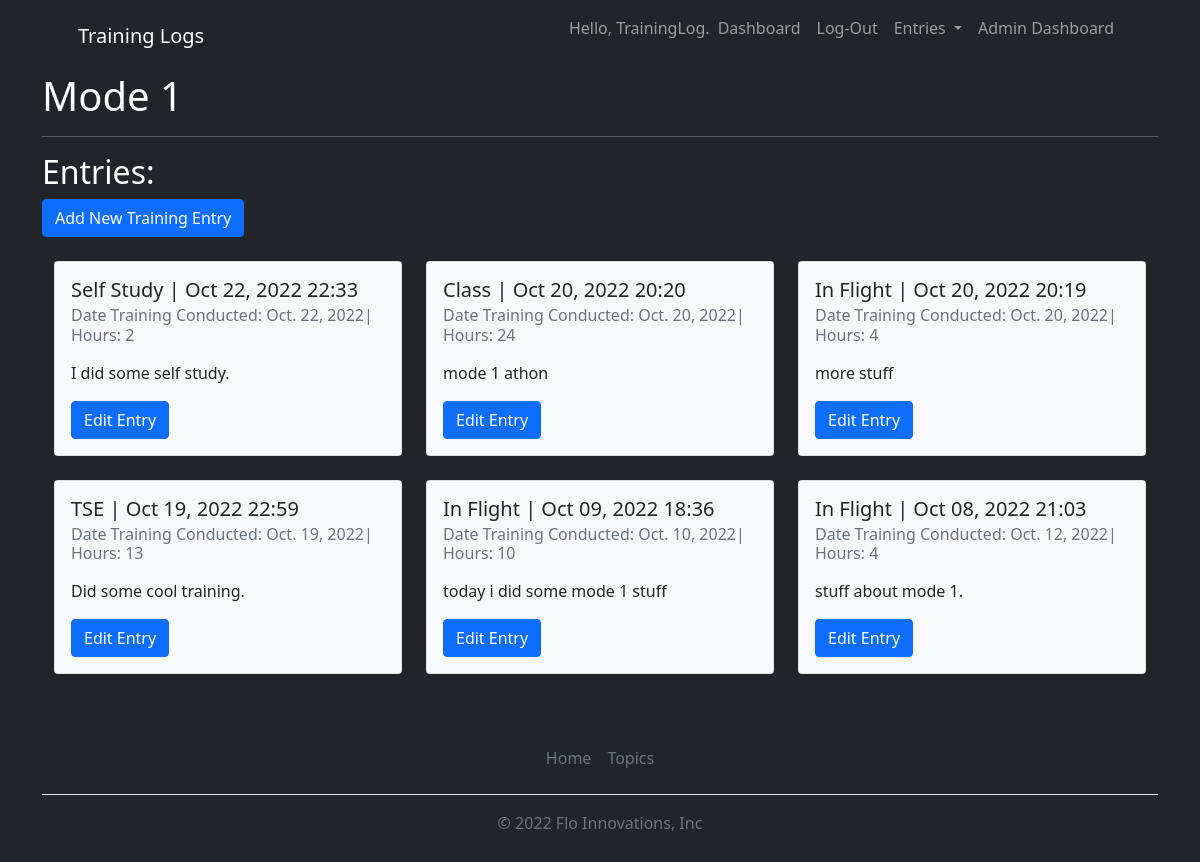
/topics/1 (signed in), run on the app's committed database.
### training_logs/models.py (models this page shows, shortened)
class Topic(models.Model):
    text = models.CharField(max_length=200)
    data_added = models.DateTimeField(auto_now_add = True)
    owner = models.ForeignKey(User, on_delete=models.CASCADE)
    def __str__(self):
        return self.text

class Entry(models.Model):
    topic = models.ForeignKey(Topic, on_delete=models.CASCADE)
    method_of_training = models.CharField(max_length=200)
    hours = models.IntegerField()
    date_training_conducted = models.DateField()
    text = models.TextField()
    date_added = models.DateTimeField(auto_now_add=True)
    class Meta:
        verbose_name_plural = 'entries'

### training_logs/views.py (the view)
# urls.py: path('topics/<int:topic_id>', views.topic, name='topic'),
@login_required
def topic(request, topic_id):
    topic = Topic.objects.get(id=topic_id)
    if topic.owner != request.user:
        raise Http404
    entries = topic.entry_set.order_by('-date_added')
    context = {'topic':topic, 'entries':entries}
    return render(request, 'training_logs/topic.html', context)

### training_logs/templates/training_logs/topic.html (shortened to what this page needs)
{% extends "training_logs/base.html" %}
{% block page_header %}<h1>{{ topic }}<hr/></h1>{% endblock page_header %}
{% block content %}
<h2>Entries:</h2>
<a class="btn btn-primary" href="{% url 'training_logs:new_entry' topic.id %}" role="button">Add New Training Entry</a>
<div class="container">
    <div class="row">
        {% for entry in entries %}
        <div class="col-md-4">
            <div class="card mb-4">
                <div class="card-body bg-light text-dark">
                    <h5 class="card-title">{{ entry.method_of_training }} | {{ entry.date_added|date:'M d, Y H:i ' }}</h5>
                    <h6 class="card-subtitle mb-2 text-muted">Date Training Conducted:
                        {{entry.date_training_conducted}}| Hours: {{ entry.hours }} </h6>
                    <p class="card-text">{{ entry.text| linebreaks }}</p>
                    <a class="btn btn-primary" href="{% url 'training_logs:edit_entry' entry.id %}" role="button">Edit Entry</a>
                </div>
            </div>
        </div>
        {% endfor %}
    </div>
</div>
{% endblock content %}

### training_logs/templates/training_logs/base.html (shortened to what this page needs)
{% load static %}
<!DOCTYPE html>
<html lang="en">
<head>
    <link href="https://cdn.jsdelivr.net/npm/bootstrap-icons@1.5.0/font/bootstrap-icons.css" rel="stylesheet" />
    <link href="{% static 'css/styles.css' %}" rel="stylesheet" />
</head>
<body class="d-flex flex-column h-50 bg-dark text-white">
    <main class="flex-shrink-0">
        <nav class="navbar navbar-expand-lg navbar-dark bg-dark">
            <div class="container px-5">
                <a class="navbar-brand" href="{% url 'training_logs:index' %}">Training Logs</a>
                <div class="collapse navbar-collapse" id="navbarSupportedContent">
                    <ul class="navbar-nav ms-auto mb-2 mb-lg-0">
                        {% if user.is_authenticated %}
                        <li class="nav-item">
                            <p class="navbar-text">Hello, {{ user.first_name }}.</p>
                        </li>
                        <li class="nav-item">
                            <a class="nav-link" href="{% url 'users:dashboard' %}">Dashboard</a>
                        </li>
                        <li class="nav-item">
                            <a class="nav-link" href="{% url 'users:logout' %}">Log-Out</a>
                        </li>
                        <li class="nav-item dropdown">
                            <a class="nav-link dropdown-toggle" href="#" role="button" data-bs-toggle="dropdown"
                                aria-expanded="false">
                                Entries
                            </a>
                        </li>
                        {% if user.is_superuser %}
                        <li class="nav-item">
                            <a class="nav-link" href="{% url 'users:admin_dashboard' %}">Admin Dashboard</a>
                        </li>
                        {% endif %}
                        {% endif %}
                    </ul>
                </div>
            </div>
        </nav>
        <body>
            <main role="main" class="container">
                {% block page_header %}{% endblock page_header %}
                <div>
                    {% block content %}
                    {% endblock content %}
                </div>
            </main>
        </body>
        <div class="container">
            <footer class="py-3 my-4">
                <ul class="nav justify-content-center border-bottom pb-3 mb-3">
                    <li class="nav-item"><a href="{% url 'training_logs:index' %}"
                            class="nav-link px-2 text-muted">Home</a></li>
                    <li class="nav-item"><a href="{% url 'training_logs:topics' %}"
                            class="nav-link px-2 text-muted">Topics</a></li>
                </ul>
                <p class="text-center text-muted">&copy; 2022 Flo Innovations, Inc</p>
            </footer>
        </div>
</html>

### data on the page
Topic: text "Mode 1"
Entry: method_of_training "Self Study", date_added "Oct 22, 2022 22:33", date_training_conducted "Oct. 22, 2022", hours "2", text "I did some self study."
Entry: method_of_training "Class", date_added "Oct 20, 2022 20:20", date_training_conducted "Oct. 20, 2022", hours "24", text "mode 1 athon"
Entry: method_of_training "In Flight", date_added "Oct 20, 2022 20:19", date_training_conducted "Oct. 20, 2022", hours "4", text "more stuff"
Entry: method_of_training "TSE", date_added "Oct 19, 2022 22:59", date_training_conducted "Oct. 19, 2022", hours "13", text "Did some cool training."
Entry: method_of_training "In Flight", date_added "Oct 09, 2022 18:36", date_training_conducted "Oct. 10, 2022", hours "10", text "today i did some mode 1 stuff"
Entry: method_of_training "In Flight", date_added "Oct 08, 2022 21:03", date_training_conducted "Oct. 12, 2022", hours "4", text "stuff about mode 1."

### other printed values
{{ user.first_name }} "TrainingLog"
